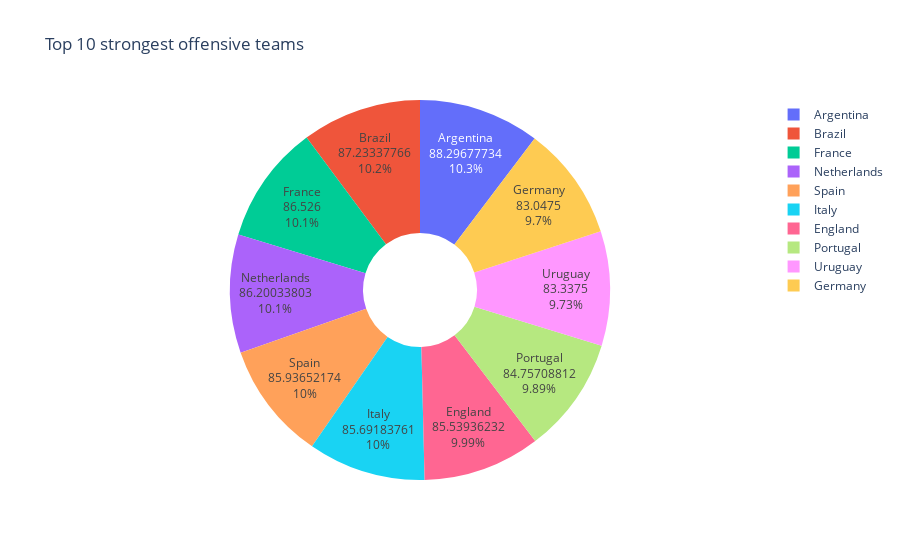

Notebook code cell kept with this figure:
### Code cell
import pandas as pd
import plotly.express as px

# Étape 1 : scores offensifs à domicile
home_offense = teamsinfo[["home_team", "home_team_mean_offense_score"]].rename(
    columns={"home_team": "team", "home_team_mean_offense_score": "offense_score"}
)

# Étape 2 : scores offensifs à l’extérieur
away_offense = teamsinfo[["away_team", "away_team_mean_offense_score"]].rename(
    columns={"away_team": "team", "away_team_mean_offense_score": "offense_score"}
)

# Étape 3 : fusionner les deux
all_offense = pd.concat([home_offense, away_offense], ignore_index=True)

# Étape 4 : moyenne offensive globale par équipe
avg_offense = all_offense.groupby("team")["offense_score"].mean()

# Étape 5 : top 10
top10_offense = avg_offense.sort_values(ascending=False).head(10)

# Étape 6 : pie chart
fig = px.pie(
    names=top10_offense.index,
    values=top10_offense.values,
    title="Top 10 strongest offensive teams",
    hole=0.3
)

fig.update_traces(textinfo='label+percent+value')
fig.show()

### Figure 1 — Plotly figure (JSON) as saved in the notebook; plotly's stock layout.template omitted (floating-point values rounded to 4 significant figures)
{"data": [{"domain": {"x": [0, 1], "y": [0, 1]}, "hole": 0.3, "hovertemplate": "label=%{label}<br>value=%{value}<extra></extra>", "labels": ["Argentina", "Brazil", "France", "Netherlands", "Spain", "Italy", "England", "Portugal", "Uruguay", "Germany"], "legendgroup": "", "name": "", "showlegend": true, "textinfo": "label+percent+value", "type": "pie", "values": [88.3, 87.23, 86.53, 86.2, 85.94, 85.69, 85.54, 84.76, 83.34, 83.05]}], "layout": {"legend": {"tracegroupgap": 0}, "title": {"text": "Top 10 strongest offensive teams"}}}
